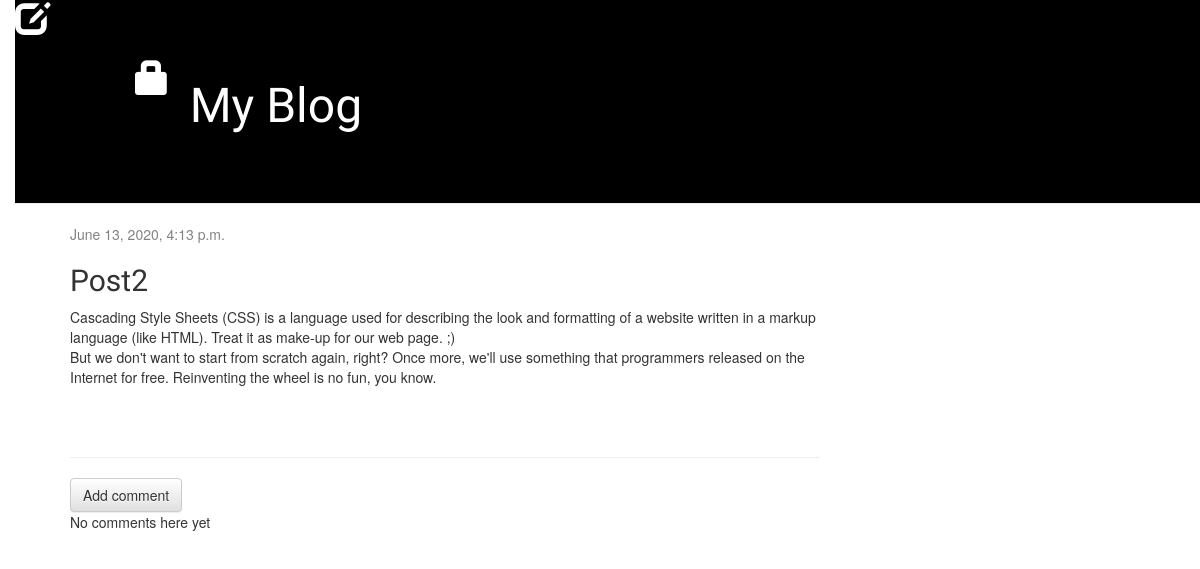
The page /post/2 on the database as committed earlier.
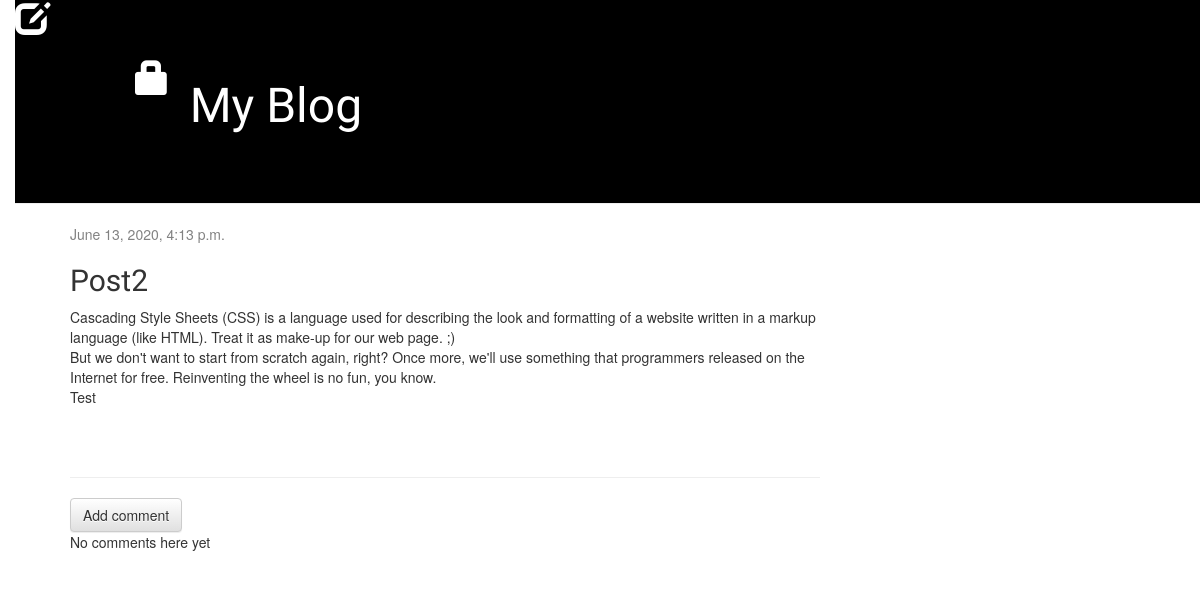
The same page on the database as committed later.
### blog/models.py (models this page shows, shortened)
class Post(models.Model):
    author=models.ForeignKey(settings.AUTH_USER_MODEL, on_delete=models.CASCADE)
    title=models.CharField(max_length=200)
    text=models.TextField()
    created_date=models.DateTimeField(default=timezone.now)
    published_date=models.DateTimeField(blank=True, null=True)

### blog/views.py (the view)
# urls.py: path('post/<int:pk>', views.post_detail, name='post_detail'),
def post_detail(request, pk):
    post=get_object_or_404(Post, pk=pk)
    return render(request, 'blog/post_detail.html', {'post': post})

### blog/templates/blog/post_detail.html (shortened to what this page needs)
{% extends 'blog/base.html' %}
{% block content %}
    <div class="post">
        {% if post.published_date %}
            <div class="date">
                {{ post.published_date }}
            </div>
        {% else %}
            <a class="btn btn-default" href="{% url 'post_publish' pk=post.pk %}">Publish</a>
            <a class="btn btn-default" href="{% url 'post_remove' pk=post.pk %}"><span class="glyphicon glyphicon-remove"></span></a>
        {% endif %}
        <h2>{{ post.title }}</h2>
        <p>{{ post.text|linebreaksbr }}</p>
    </div>
    <hr>
    <a class="btn btn-default" href="{% url 'add_comment_to_post' pk=post.pk %}">Add comment</a>
    {% for comment in post.comments.all %}
        {% if user.is_authenticated or comment.approved_comment %}
        <div class="comment">
            <div class="date">
                {{ comment.created_date }}
                {% if not comment.approved_comment %}
                    <a class="btn btn-default" href="{% url 'comment_remove' pk=comment.pk %}"><span class="glyphicon glyphicon-remove"></span></a>
                    <a class="btn btn-default" href="{% url 'comment_approve' pk=comment.pk %}"><span class="glyphicon glyphicon-ok"></span></a>
                {% endif %}
            </div>
            <strong>{{ comment.author }}</strong>
            <p>{{ comment.text|linebreaks }}</p>
        </div>
        {% endif %}
    {% empty %}
        <p>No comments here yet</p>
    {% endfor %}
{% endblock %}

Rows that differ between the two databases and show on the page:
changed Post "Post2": text "…no fun, you know." → "…no fun, you know. Test"
